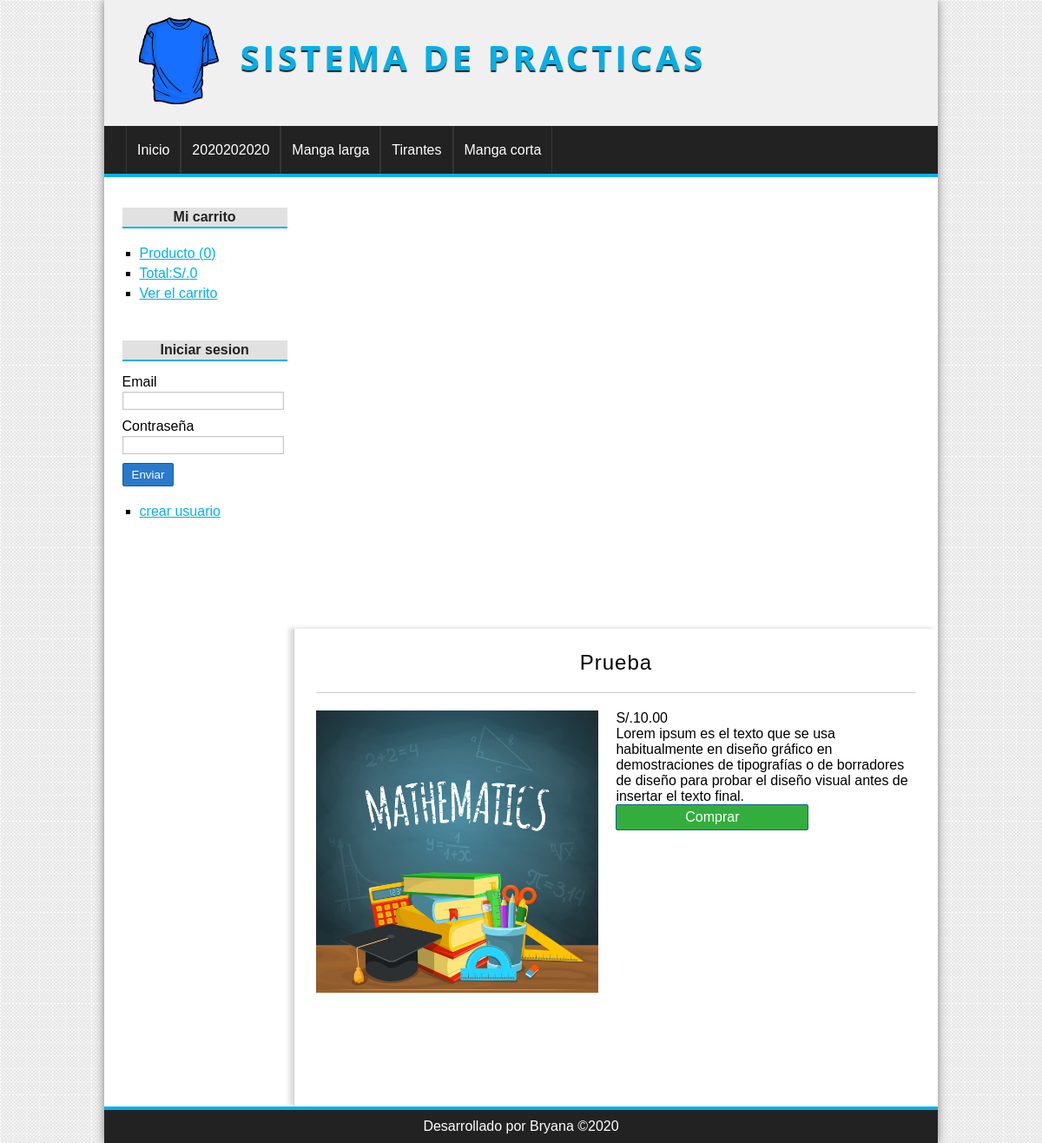
The app's page /producto/ver&id=29 with its own data.
### tables this page shows
CREATE TABLE IF NOT EXISTS `categorias` (
  `id` int(255) NOT NULL AUTO_INCREMENT,
  `nombre` varchar(100) NOT NULL,
  PRIMARY KEY (`id`)
);

CREATE TABLE IF NOT EXISTS `productos` (
  `id` int(255) NOT NULL AUTO_INCREMENT,
  `categoria_id` int(255) NOT NULL,
  `nombre` varchar(100) NOT NULL,
  `descripcion` text,
  `precio` float(100,2) NOT NULL,
  `stock` int(255) NOT NULL,
  `oferta` varchar(2) DEFAULT NULL,
  `fecha` date NOT NULL,
  `imagen` varchar(255) DEFAULT NULL,
  PRIMARY KEY (`id`),
  KEY `fk_producto_categoria` (`categoria_id`)
);

### config/db.php (called while the page is built)
<?php
class Database
{
	public static function connect()
	{
		$bd = new mysqli('localhost','root','','tienda_master');
		$bd ->query("SET NAMES 'UTF-8'");
		return $bd;
	}
}
?>

### helpers/utils.php (called while the page is built, shortened)
<?php
class Utils{
	public static function showCategorias(){
		require_once 'models/categoria.php';
		$categoria = new Categoria();
		$categorias = $categoria->getAll();
		return $categorias;
	}
}
?>

### models/categoria.php (called while the page is built, shortened)
<?php
class Categoria{
	private $db;
	public function __construct(){
		$this->db = Database::connect();
	}
	public function getAll(){
		$categorias = $this->db->query("SELECT * FROM categorias ORDER BY id DESC ");
		return $categorias;
	}
}
?>

### controllers/productoController.php (called while the page is built, shortened)
<?php
require_once 'models/producto.php';
class productoController{
	public function ver(){
		if (isset($_GET['id'])) {
			$id = $_GET['id'];
			$producto = new producto();
			$producto -> setId($id);
			$producto_ver = $producto -> getOne();
		}
		require_once 'views/producto/ver.php';
	}
}
?>

### models/producto.php (called while the page is built, shortened)
<?php
class producto{
	private $id;
    private $db;
	public function __construct(){
		$this->db = Database::connect();
	}
	function getId(){
		return $this->id;
	}
	function setId($id){
		$this->id = $id;
		return $this;
	}
	public function getOne(){
		$producto = $this->db->query("SELECT * FROM productos WHERE id = {$this->getId()}");
		return $producto->fetch_object();
	}
}
?>

### views/producto/ver.php (the view)
<?php if(isset($producto_ver)): ?>
	<h1><?=$producto_ver->nombre?></h1>
	<div id="detail-product">
		<div class="image">
		<?php if($producto_ver->imagen != null):?>
			<img src="<?=base_url?>uploads/images/<?=$producto_ver->imagen?>"/>
		<?php else:?>
				<img src="<?=base_url?>assets/img/camiseta.png"/>
		<?php endif;?>
		</div>
		<div class="data">
			<p>S/.<?=$producto_ver->precio?></p>
			<p><?=$producto_ver->descripcion?></p>
			<a href="<?=base_url?>carrito/add&id=<?=$producto_ver->id?>" class="button">Comprar</a>
		</div>
	</div>
<?php else:?>
	<h1>EL PRODUCTO NO EXISTE</h1>
<?php endif;?>

### views/layout/header.php (shortened to what this page needs)
<!DOCTYPE html>
<html lang="es">
<head>
	<link rel="stylesheet" href="<?=base_url?>assets/css/styles.css">
</head>
<body>
	<div id="container">
		<header id="header">
			<div id="logo">
				<img src="<?=base_url?>assets/img/camiseta.png" alt="TIENDA ONLINE">
				<a href="<?=base_url?>">
					SISTEMA DE PRACTICAS
				</a>
			</div>
		</header>
		<?php $categorias = Utils::showCategorias();?>
		<nav id="menu" class="">
			<ul>
				<li>
					<a href="<?=base_url?>">Inicio</a>
				</li>
				<?php while ($cat = $categorias->fetch_object()): ?>
					<li>
						<a href="<?=base_url?>categoria/ver&id=<?=$cat->id?>"><?=$cat->nombre?></a>
					</li>
				<?php endwhile;?>
			</ul>
		</nav>
		<div id="content">

### assets/css/styles.css (style rules this page uses)
* { padding: 0px; margin: 0px; font-family: sans-serif, Helvetica, Arial; }
body { background: url(../img/bg.png); }
a { color: #01B1EA; }
#container { width: 80%; margin: 0px auto; box-shadow: 0px 0px 10px gray; background: white; }
#header { height: 145px; background: #F0F0F0; }
#logo { padding: 20px; margin-left: 20px; float:left; }
#logo img { float:left; height: 100px; }
#logo a { float:left; font-size: 40px; letter-spacing: 4px; font-family: 'Open Sans', Helvetica, Arial; text-transform: uppercase; color: #01B1EA; font-weight: bold; text-decoration: none; margin-top: 18px; margin-left: 25px; text-shadow: 0px 2px 1px #222222; transition: all 300ms; }
#menu { clear:both; background: #222; color: white; height: 55px; border-bottom: 4px solid #01B1EA; }
#menu ul { list-style: none; text-decoration: none; margin: 0px auto; margin-left: 25px; }
#menu ul li { line-height: 55px; float:left; border-right: 1px solid #363636; }
#menu a { display: block; color: white; text-decoration: none; padding-left: 12px; padding-right: 12px; transition: all 300ms; }
#menu a:first-child { border-left: 1px solid #363636; }
#content { margin: 0px auto; overflow: hidden; background: white; }
input[type="button"], input[type="submit"], button, .button { display: block; border-radius: 2px; width: auto; padding: 5px; padding-left: 10px; padding-right: 10px; color: white; background: #2979CD; border: 1px solid #11608E; cursor:pointer; }
.button { background: #33AE3D; color: white !important; text-decoration: none; }
#central h1 { font-size: 24px; font-weight: normal; letter-spacing: 1px; text-align: center; border-bottom: 1px solid #ccc; margin-bottom: 20px; padding: 20px; padding-top: 0px; }
#detail-product { width: 100%; }
#detail-product .image { display: block; width: 47%; float:left; }
#detail-product img { display: block; width: 100%; float:left; }
#detail-product .data { width: 50%; float:right; }
#detail-product .button { width: 200px; text-align: center; }

### records on screen
categorias: nombre "2020202020"
categorias: nombre "Manga larga"
categorias: nombre "Tirantes"
categorias: nombre "Manga corta"
productos: nombre "Prueba", imagen (picture), precio "10.00", descripcion "Lorem ipsum es el texto que se usa habitualmente en diseño gráfico en demostraciones de tipografías o de borradores de diseño para probar el diseño visual antes de insertar el texto final."

### other values on screen
$stats['count'] "0"
$stats['total'] "0"
